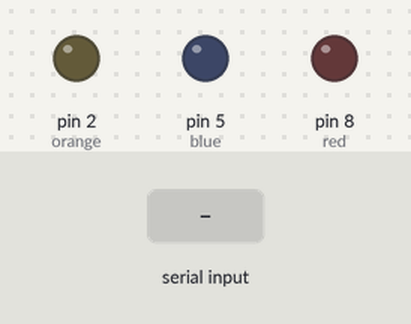
A sketch run on a simulated Arduino Uno, built with avr-gcc and run on an emulated ATmega328P. Shown: output pins drawn as LEDs (lit = HIGH). Inputs (shaded band) come from the test bench. What the sketch prints to the serial monitor is not drawn.

Above: at 1.2 s.
1.3 s: "r" received over Serial
At 1.9 s:
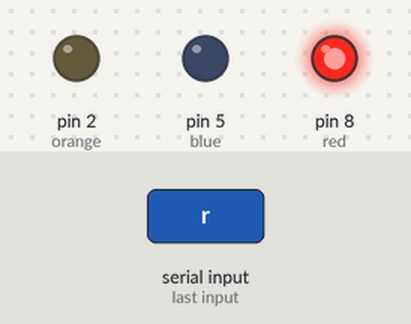
2.9 s: "b" received over Serial
At 4.1 s:
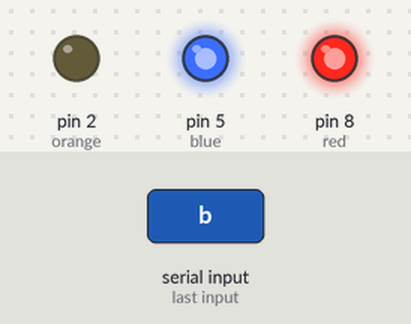
4.4 s: "o" received over Serial
At 5.4 s:
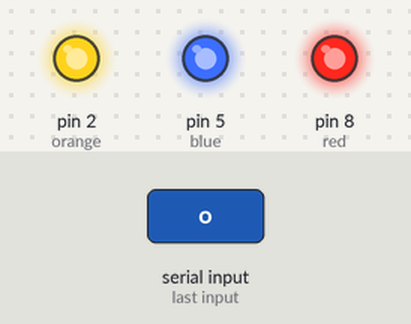
5.9 s: "1" received over Serial
At 6.6 s:
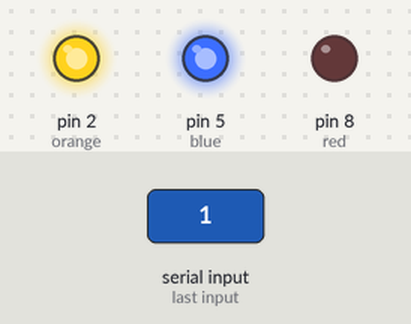
7.4 s: "2" received over Serial
At 7.7 s:
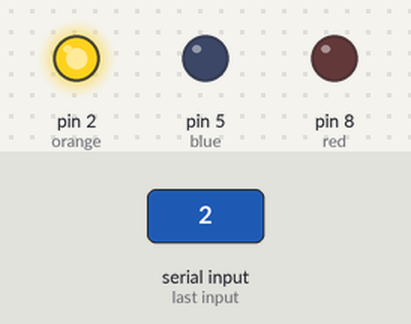
8.9 s: "3" received over Serial
At 10.1 s:
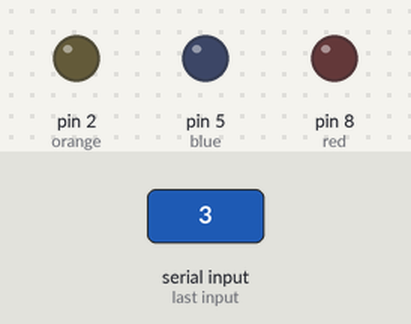
Timing chart, 0 to 11.4 s (numbered marks = the images above; inputs shaded):
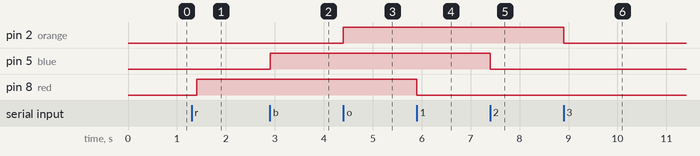

Measured:
- after the input at 1.3 s, pin 8 (red): LOW → HIGH after 0.10 s
- after the input at 2.9 s, pin 5 (blue): LOW → HIGH at once
- after the input at 4.4 s, pin 2 (orange): LOW → HIGH at once
- after the input at 5.9 s, pin 8 (red): HIGH → LOW at once
- after the input at 7.4 s, pin 5 (blue): HIGH → LOW at once
- after the input at 8.9 s, pin 2 (orange): HIGH → LOW at once

The sketch:

Serial_Command.ino
```cpp
int orange = 2;
int blue = 5;
int red = 8;
void setup()
{
  pinMode(orange, OUTPUT);
  pinMode(blue, OUTPUT);
  pinMode(red, OUTPUT);
  Serial.begin(9600);
}

void loop()
{
  Serial.println("Which LED want to ON");
  while(Serial.available() <=0 )
  {
    Serial.print(".");
    delay(100); //waiting
  }
  //Serial.println(Serial.available());

  char command = Serial.read();


  if(command=='r')
  {
    digitalWrite(red,HIGH);
  }
  if(command=='b')
  {
    digitalWrite(blue,HIGH);
  }
  if(command=='o')
  {
    digitalWrite(orange,HIGH);
  }
  if(command=='1')
  {
    digitalWrite(red,LOW);
  }
  if(command=='2')
  {
    digitalWrite(blue,LOW);
  }
  if(command=='3')
  {
    digitalWrite(orange,LOW);
  }

}
```
